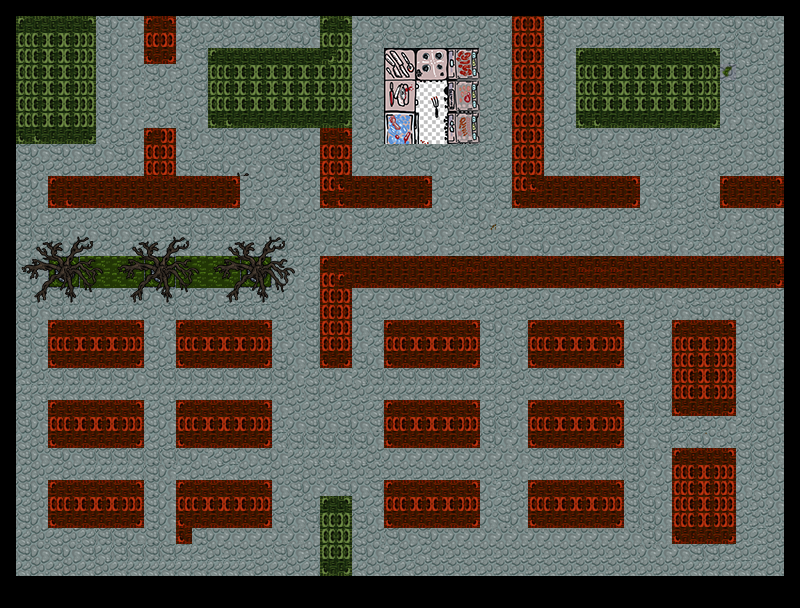

Tiled map render using the project's own tile images. Description and the map definition, with tile-layer contents summarised, below:
An orthogonal 50x38 tile map with 16x16 px tiles, 2 tile layers (buildings, forground), 3 tilesets.

<map version="1.0" orientation="orthogonal" width="50" height="38" tilewidth="16" tileheight="16">
 <tileset firstgid="1" name="map" tilewidth="16" tileheight="16">
  <image source="../gfx/map.png" width="256" height="256" />
  <terraintypes>
   <terrain name="Neues Terrain erzeugen" tile="-1" />
  </terraintypes>
  <tile id="0">
   <properties>
    <property name="wall" value="1" />
   </properties>
  </tile>
  <tile id="1">
   <properties>
    <property name="wall" value="1" />
   </properties>
  </tile>
  <tile id="2">
   <properties>
    <property name="spawn" value="1" />
   </properties>
  </tile>
  <tile id="3">
   <properties>
    <property name="wall" value="1" />
   </properties>
  </tile>
  <tile id="4">
   <properties>
    <property name="wall" value="1" />
   </properties>
  </tile>
 </tileset>
 <tileset firstgid="257" name="real" tilewidth="16" tileheight="16">
  <image source="../gfx/World_Tiles3_16x16.png" width="256" height="334" />
  <tile id="4">
   <properties>
    <property name="wall" value="1" />
   </properties>
  </tile>
  <tile id="19">
   <properties>
    <property name="wall" value="1" />
   </properties>
  </tile>
  <tile id="20">
   <properties>
    <property name="wall" value="1" />
   </properties>
  </tile>
  <tile id="128">
   <properties>
    <property name="wall" value="1" />
   </properties>
  </tile>
  <tile id="129">
   <properties>
    <property name="wall" value="1" />
   </properties>
  </tile>
  <tile id="130">
   <properties>
    <property name="wall" value="1" />
   </properties>
  </tile>
  <tile id="131">
   <properties>
    <property name="wall" value="1" />
   </properties>
  </tile>
  <tile id="132">
   <properties>
    <property name="wall" value="1" />
   </properties>
  </tile>
  <tile id="133">
   <properties>
    <property name="wall" value="1" />
   </properties>
  </tile>
  <tile id="144">
   <properties>
    <property name="wall" value="1" />
   </properties>
  </tile>
  <tile id="145">
   <properties>
    <property name="wall" value="1" />
   </properties>
  </tile>
  <tile id="146">
   <properties>
    <property name="wall" value="1" />
   </properties>
  </tile>
  <tile id="147">
   <properties>
    <property name="wall" value="1" />
   </properties>
  </tile>
  <tile id="148">
   <properties>
    <property name="wall" value="1" />
   </properties>
  </tile>
  <tile id="149">
   <properties>
    <property name="wall" value="1" />
   </properties>
  </tile>
  <tile id="160">
   <properties>
    <property name="wall" value="1" />
   </properties>
  </tile>
  <tile id="161">
   <properties>
    <property name="wall" value="1" />
   </properties>
  </tile>
  <tile id="162">
   <properties>
    <property name="wall" value="1" />
   </properties>
  </tile>
  <tile id="163">
   <properties>
    <property name="wall" value="1" />
   </properties>
  </tile>
  <tile id="164">
   <properties>
    <property name="wall" value="1" />
   </properties>
  </tile>
  <tile id="165">
   <properties>
    <property name="wall" value="1" />
   </properties>
  </tile>
  <tile id="181">
   <properties>
    <property name="wall" value="1" />
   </properties>
  </tile>
  <tile id="194">
   <properties>
    <property name="wall" value="1" />
   </properties>
  </tile>
  <tile id="195">
   <properties>
    <property name="wall" value="1" />
   </properties>
  </tile>
  <tile id="197">
   <properties>
    <property name="wall" value="1" />
   </properties>
  </tile>
  <tile id="209">
   <properties>
    <property name="wall" value="1" />
   </properties>
  </tile>
  <tile id="210">
   <properties>
    <property name="Spawn" value="1" />
   </properties>
  </tile>
  <tile id="213">
   <properties>
    <property name="wall" value="1" />
   </properties>
  </tile>
  <tile id="226">
   <properties>
    <property name="spawn" value="1" />
   </properties>
  </tile>
  <tile id="228">
   <properties>
    <property name="wall" value="1" />
   </properties>
  </tile>
  <tile id="229">
   <properties>
    <property name="wall" value="1" />
   </properties>
  </tile>
  <tile id="240">
   <properties>
    <property name="wall" value="1" />
   </properties>
  </tile>
  <tile id="241">
   <properties>
    <property name="wall" value="1" />
   </properties>
  </tile>
  <tile id="244">
   <properties>
    <property name="wall" value="1" />
   </properties>
  </tile>
  <tile id="245">
   <properties>
    <property name="wall" value="1" />
   </properties>
  </tile>
  <tile id="256">
   <properties>
    <property name="wall" value="1" />
   </properties>
  </tile>
  <tile id="257">
   <properties>
    <property name="wall" value="1" />
   </properties>
  </tile>
  <tile id="260">
   <properties>
    <property name="wall" value="1" />
   </properties>
  </tile>
  <tile id="261">
   <properties>
    <property name="wall" value="1" />
   </properties>
  </tile>
  <tile id="273">
   <properties>
    <property name="wall" value="1" />
   </properties>
  </tile>
  <tile id="276">
   <properties>
    <property name="wall" value="1" />
   </properties>
  </tile>
  <tile id="277">
   <properties>
    <property name="wall" value="1" />
   </properties>
  </tile>
  <tile id="288">
   <properties>
    <property name="wall" value="1" />
   </properties>
  </tile>
  <tile id="289">
   <properties>
    <property name="wall" value="1" />
   </properties>
  </tile>
  <tile id="292">
   <properties>
    <property name="wall" value="1" />
   </properties>
  </tile>
  <tile id="293">
   <properties>
    <property name="wall" value="1" />
   </properties>
  </tile>
 </tileset>
 <tileset firstgid="577" name="tiles2" tilewidth="16" tileheight="16">
  <image source="../gfx/World_Tiles4_16x16.png" width="256" height="334" />
  <tile id="5">
   <properties>
    <property name="wall" value="1" />
   </properties>
  </tile>
  <tile id="7">
   <properties>
    <property name="wall" value="1" />
   </properties>
  </tile>
  <tile id="8">
   <properties>
    <property name="wall" value="1" />
   </properties>
  </tile>
  <tile id="21">
   <properties>
    <property name="wall" value="1" />
   </properties>
  </tile>
  <tile id="22">
   <properties>
    <property name="wall" value="1" />
   </properties>
  </tile>
  <tile id="23">
   <properties>
    <property name="wall" value="1" />
   </properties>
  </tile>
 </tileset>
 <layer name="buildings" width="50" height="38">
  <data>[1900 cells, 1900 non-empty, 65 distinct tile ids]</data>
 </layer>
 <layer name="forground" width="50" height="38">
  <data>[1900 cells, 123 non-empty, 50 distinct tile ids]</data>
 </layer>
</map>
